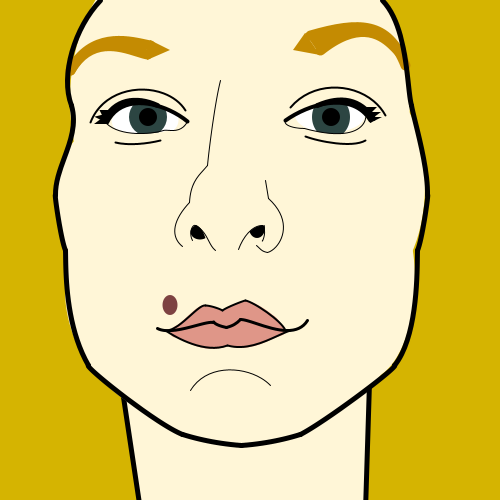
Frame 1 (no input)
Frame 60 (the mouse pressed at the canvas centre just before this capture): identical to frame 1, image omitted
Frame 120 (the mouse held since frame 60 and released just before this capture): identical to frame 1, image omitted

The Processing sketch that drew this single still picture (run headless with seeded random() and noise(); from frame 60 on, the mouse is pressed at the canvas centre):

// Processing sketch: processing_65150
// ── processing_65150.pde

/******************************************
*  Processing Self Portrait
*  class 1
*  Stephanie Mongon 070512
******************************************/

void setup(){
  size(500,500);
  smooth(); 
}

void draw(){
  background(#d5b401);
  
  //NECK
  fill(#fff6d7); //purple
  stroke(0);
  strokeWeight(5);
  quad(116, 350, 140, 510, 365, 510, 370, 350);
  
  //FACE
  noStroke();
  ellipse(170, 100, 200, 300);
  ellipse(310, 100, 200, 300);
  ellipse(105, 200, 100, 150);
  ellipse(375, 185, 100, 200);
  ellipse(115, 275, 100, 200);
  ellipse(365, 280, 100, 200);
  ellipse(255, 300, 300, 275);
  ellipse(215, 290, 300, 275);

  //EYEBALL Right
  //white
  fill(#ffffff);
  noStroke();
  ellipse(330, 115, 70, 35);
  //iris
  fill(#2c4542);
  ellipse(331, 117, 38, 43);
  //pupil
  fill(0);
  ellipse(331, 117, 18, 18); 
  //pupil cover - lower
  noFill();
  strokeWeight(10);
  stroke(#fff6d7);
  curve(300, 135,  365, 127,  309, 135,  10, 60);
  //lower line
  stroke(0);
  strokeWeight(1);
  curve(300, 125,  365, 117,  304, 128,  10, 20);
  //pupil cover - upper
  strokeWeight(10);
  stroke(#fff6d7);
  curve(230, 215,  285, 115,  370, 115,  395, 300);
  //upper line
  noFill();
  stroke(0);
  strokeWeight(4);
  curve(230, 220,  285, 120,  370, 120,  395, 300);
  //corner
  strokeWeight(1);
  curve(320, 100,  285, 120,  304, 128,  350, 120);
  //under line
  strokeWeight(2);
  curve(285, 110,  305, 136,  365, 140,  385, 90);
  //over line
  curve(230, 300,  290, 107,  385, 115,  395, 300);
  //lashes
  strokeWeight(5);
  curve(230, 180,  317, 105,  373, 118,  395, 220);
  fill(0);
  noStroke();
  triangle(370, 123, 382, 117, 370, 117);
  triangle(370, 120, 381, 112, 370, 112);
  triangle(367, 117, 377, 107, 366, 107);
  
  //EYEBALL Left
  //white
  fill(#ffffff);
  noStroke();
  ellipse(145, 120, 67, 40);
  //iris
  fill(#2c4542);
  ellipse(148, 117, 38, 38);
  //pupil
  fill(0);
  ellipse(148, 117, 18, 18); 
  //pupil cover - upper
  noFill();
  strokeWeight(10);
  stroke(#fff6d7);
  curve(95, 315,  106, 118,  187, 116,  235, 225);
  //upper line
  stroke(0);
  strokeWeight(4);
  curve(95, 320,  106, 123,  187, 121,  235, 230);
  //pupil cover - lower
  strokeWeight(10);
  stroke(#fff6d7);
  curve(80, 55,  106, 128,  168, 135,  180, 105);
  //lower line
  stroke(0);
  strokeWeight(1);
  curve(80, 50,  106, 123,  163, 130,  180, 100);
   //corner
  curve(160, 130,  163, 130,  187, 121,  205, 50);
  //under line
  strokeWeight(2);
  curve(80, 120,  115, 142,  160, 140,  192, 123);
  //over line
  curve(90, 360,  90, 122,  185, 110,  200, 300);
  //lashes
  strokeWeight(5);
  curve(95, 240,  103, 121,  157, 105,  232, 180);
  triangle(105, 121, 101,121, 105, 118);
  triangle(105, 119, 101, 117, 105, 116);
  triangle(105, 116, 103, 112, 107, 112);
  
  //NOSE
  noFill();
  strokeWeight(1);
  curve(240, 36,  220, 80, 207, 165,  211, 178);
  //curve(260, 200,  207, 165,  215, 215,  400, 200);
  //lower right
  line(265, 180, 268, 198);
  curve(100, 100,  268, 198,  267, 252,  200, 215);
  curve(293, 253,  267, 252,  256, 245,  237, 226);
  //nostril right
  fill(0);
  noStroke();
  ellipse(257, 228, 16, 20);
  //cover
  stroke(#fff6d7);
  strokeWeight(10);
  curve(235, 290,  234, 244,  262, 220,  302, 245);
  noFill();
  stroke(0);
  strokeWeight(1);
  curve(235, 300,  238, 249,  262, 225,  300, 250);
  curve(230, 200,  262, 225,  262, 240,  270, 204);
  //nostril left
  fill(0);
  noStroke();
  ellipse(200, 232, 19, 15);
  //cover
  stroke(#fff6d7);
  strokeWeight(10);
  curve(140, 205,  198, 220,  215, 245,  240, 255);
  //nostril
  noFill();
  stroke(0);
  strokeWeight(1);
  curve(220, 270,  192, 240,  195, 225,  210, 250);
  curve(140, 210,  195, 225,  215, 250,  240, 260);
  curve(250, 250,  182, 246,  189, 202,  300, 120);
  //round
  curve(200, 300,  189, 202,  207, 165,  230, 150);
  
  //LIPS
  //color 
  //mole!
  noStroke();
  fill(#7d4241);
  ellipse(170, 305, 15, 20);
  
  stroke(#df9688);
  strokeWeight(10);
  curve(123, 360,  175, 332,  205, 310,  208, 345);
  curve(200, 305,  205, 310,  222, 315,  230, 325);
  curve(220, 325,  222, 315,  245, 305,  230, 315);
  curve(235, 325,  245, 305,  278, 329,  270, 365);
  curve(160, 295,  177, 330,  227, 340,  300, 275);
  curve(145, 285,  227, 340,  280, 330,  320, 310);
  noStroke();
  fill(#df9688);
  ellipse(215,328, 60,30);
  ellipse(250,325, 60,30);
  
  //middle line
  noFill();
  stroke(0);
  strokeWeight(3);
  curve(123, 275,  157, 328,  213, 322,  208, 340);
  curve(223, 340,  213, 322,  226, 327,  301, 340);
  curve(201, 330,  226, 327,  240, 319,  253, 300);
  curve(230, 320,  240, 319,  307, 320,  325, 180);
  //top line
  strokeWeight(2);
  curve(123, 300,  165, 330,  205, 305,  208, 340);
  curve(200, 310,  205, 305,  222, 310,  230, 320);
  curve(220, 320,  222, 310,  245, 300,  230, 310);
  curve(235, 320,  245, 300,  285, 330,  270, 360);
  //bottom line
  curve(160, 300,  165, 330,  227, 345,  300, 280);
  curve(145, 290,  227, 345,  290, 330,  320, 315);
  //under lip
  strokeWeight(1);
  curve(165, 560,  190, 390,  270, 385,  300, 505);
  
  //EYEBROWS
  //left
  stroke(#c48b02);
  strokeWeight(10);
   curve(10,300,  70, 70,  150,45,  160,85);
   curve(5,300,  70, 70,  147,54,  160,85);
   //right
   curve(110, 150,  310, 35,  405, 65,  415,300);
   curve(380, 105,  402, 55,  320, 50,  100,295);  
   
   noStroke();
   fill(#c48b02);
   triangle(150,40,  170, 50, 147, 60);
   triangle(305, 33,  320, 55,  293,50);
   triangle(305, 33,  320, 55,  350,30);
   
  
  //FACE OUTLINE
  //Left Half
  //curve(bezierPointX, bezierPointY, startingPointX, startingPointY, endingPointX, endingPointY, bezierPointX2, bezierPointY2
  //beginShape();
  stroke(0);
  strokeWeight(5);
  noFill();
  curve(225, -55,  100, 0,  71, 105,  170, 180);
  curve(0, 0,  71, 105,  55, 195,  75, 286);
  curve(75, 286,  55, 195,  65, 250,  85, 265);
  curve(85, 265,  65, 250,  88, 365,  210, 500);
  curve(210, 430, 88, 365,  182, 434,  250, 430);
  curve(250, 450,  182, 434,  241, 445,  400, 450);
  //Right Half
  curve(82, 450,  241, 445,  300, 434,  232, 450);
  curve(232, 450,  300, 434,  394, 365,  272, 430);
  curve(272,430,  394,365,  417, 250,  397, 265);
  curve(397, 265,  417, 250,  427, 195,  407, 286);
  curve(407, 286,  427, 195,  411, 105,  411, 105);
  curve(411, 105,  411, 105,  382, 0,  257, -55);
 // endShape();
 
  /*
  HOW DO YOU MAKE A CURVED POLYGON?
  
  stroke(#FFCC00);
  beginShape();
  curveVertex(100,  0);
  curveVertex(76,  64);
  curveVertex(74,  115);
  curveVertex(60,  205);
  curveVertex(73, 274);
  curveVertex(86, 359);
  endShape();
  */
  /*
  stroke(#FFCC00);
  beginShape();
  curveVertex(100,0);
  curveVertex(71,105);
  curveVertex(55,195);
  curveVertex(60,250);
  curveVertex(73,274);
  curveVertex(86,359);
  endShape();
  */
}
